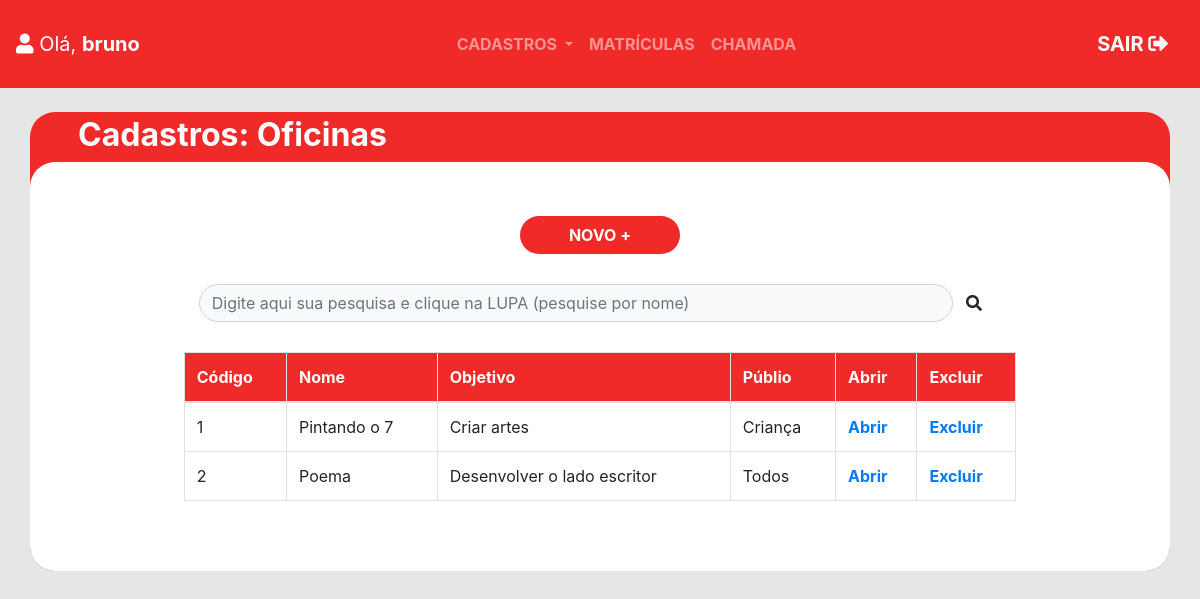
The app's page /oficinas (signed in) with its own data.
### caritas_app/models.py (models this page shows, shortened)
class Oficina(models.Model):
    cod_oficina = models.AutoField(auto_created=True, primary_key=True)
    nome_oficina = models.CharField(max_length=50, null=False)
    descricao_oficina = models.CharField(max_length=500)
    objetivo_oficina = models.CharField(max_length=100)
    publico_oficina = models.CharField(max_length=20)
    class Meta:
        db_table = 'oficina'

### caritas_app/views.py (the view)
# urls.py: path('oficinas', views.lista_oficinas, name='url_oficina'),
@login_required(login_url='/login/')
def lista_oficinas(request):
    oficina = tabela.Oficina.objects.all()
    pesquisa = request.GET.get('pesquisa')
    if pesquisa:
        oficina = tabela.Oficina.objects.filter(nome_oficina__icontains=pesquisa)
    dados = {'oficinas': oficina}
    return render(request, 'oficina.html', dados)

### caritas_app/templates/oficina.html (shortened to what this page needs)
<!DOCTYPE html>
<html lang="pt-br">
<head>
  {% include "partials/head.html" %}
</head>
<body style="background-color: #E6E6E6">
  {% include "partials/navbar.html" %}
  <br>
  <div class="container px-0 " style="background-color: #F02929;border-radius: 25px">
    <h2 class="font-weight-bolder ml-5 pt-1 text-white"> Cadastros: Oficinas </h2>
    <div class="container-fluid bg-white " style="border-radius: 25px">
      <div style="height: 30px"></div>
      <br>
      <div class="text-center">
        <a href="{% url 'url_oficina_cadastro' %}">
          <button type="button" class="btn text-white px-5 font-weight-bolder"
            style="background-color: #F02929;border-radius: 25px"> NOVO +</button>
        </a>
      </div>
      <div style="height: 30px"></div>
      <div class="container w-75 mx-auto">
        <form class="form-inline" method="GET">
          <input type="text" class="form-control bg-light" placeholder="Digite aqui sua pesquisa e clique na LUPA (pesquise por nome)"
            name="pesquisa" style="width: 94%;border-radius: 25px">
          <button type="submit" class="btn"><i class="fas fa-search"></i></button>
        </form>
      </div>
      <div style="height: 30px"></div>
      <div class="w-75 mx-auto">
        <table class="table table-hover table-bordered">
          <thead style="background-color: #F02929; color: white">
            <tr>
              <th>Código</th>
              <th>Nome</th>
              <th>Objetivo</th>
              <th>Públio</th>
              <th>Abrir</th>
              <th>Excluir</th>
            </tr>
          </thead>
          <tbody>
            {% for oficina in oficinas %}
              <tr>
                <td>{{ oficina.cod_oficina }}</td>
                <td>{{ oficina.nome_oficina }}</td>
                <td>{{ oficina.objetivo_oficina }}</td>
                <td>{{ oficina.publico_oficina }}</td>
                <th><a href="{% url 'url_oficina_update' oficina.cod_oficina %}">Abrir</th></a>
                <th><a href="{% url 'url_oficina_delete' oficina.cod_oficina %}">Excluir</th></a>
              </tr>
            {% endfor %}
          </tbody>
        </table>
      </div>
      <br>
      <div style="height: 30px"></div>
    </div>
  </div>
</body>
</html>

### caritas_app/templates/partials/navbar.html (shortened to what this page needs)
<nav class="navbar navbar-expand-sm navbar-dark pt-4 pb-4" style="background-color: #F02929">
    <a class="navbar-brand justify-content-middle" href="{% url 'url_menu' %}"><i class="fas fa-user"></i> Olá, <span
        class="font-weight-bolder"> {{ user.get_username }}</span></a>
    <div class="collapse navbar-collapse" id="collapsibleNavbar">
      <ul class="navbar-nav font-weight-bolder mx-auto">
        <li class="nav-item dropdown">
          <a class="nav-link dropdown-toggle" href="#" id="navbardrop" data-toggle="dropdown">
            CADASTROS
          </a>
        </li>
        <li class="nav-item">
          <a class="nav-link" href="{% url 'url_matriculados' %}">MATRÍCULAS</a>
        </li>
        <li class="nav-item">
          <a class="nav-link" href="{% url 'url_chamadas' %}">CHAMADA</a>
        </li>
      </ul>
      <a class="navbar-brand justify-content-end font-weight-bolder" href="{% url 'url_logout' %}">SAIR <i
          class="fas fa-sign-out-alt"></i></a>
    </div>
  </nav>

### records on screen
Oficina: cod_oficina "1", nome_oficina "Pintando o 7", objetivo_oficina "Criar artes", publico_oficina "Criança"
Oficina: cod_oficina "2", nome_oficina "Poema", objetivo_oficina "Desenvolver o lado escritor", publico_oficina "Todos"

### other values on screen
{{ user.get_username }} "bruno"
